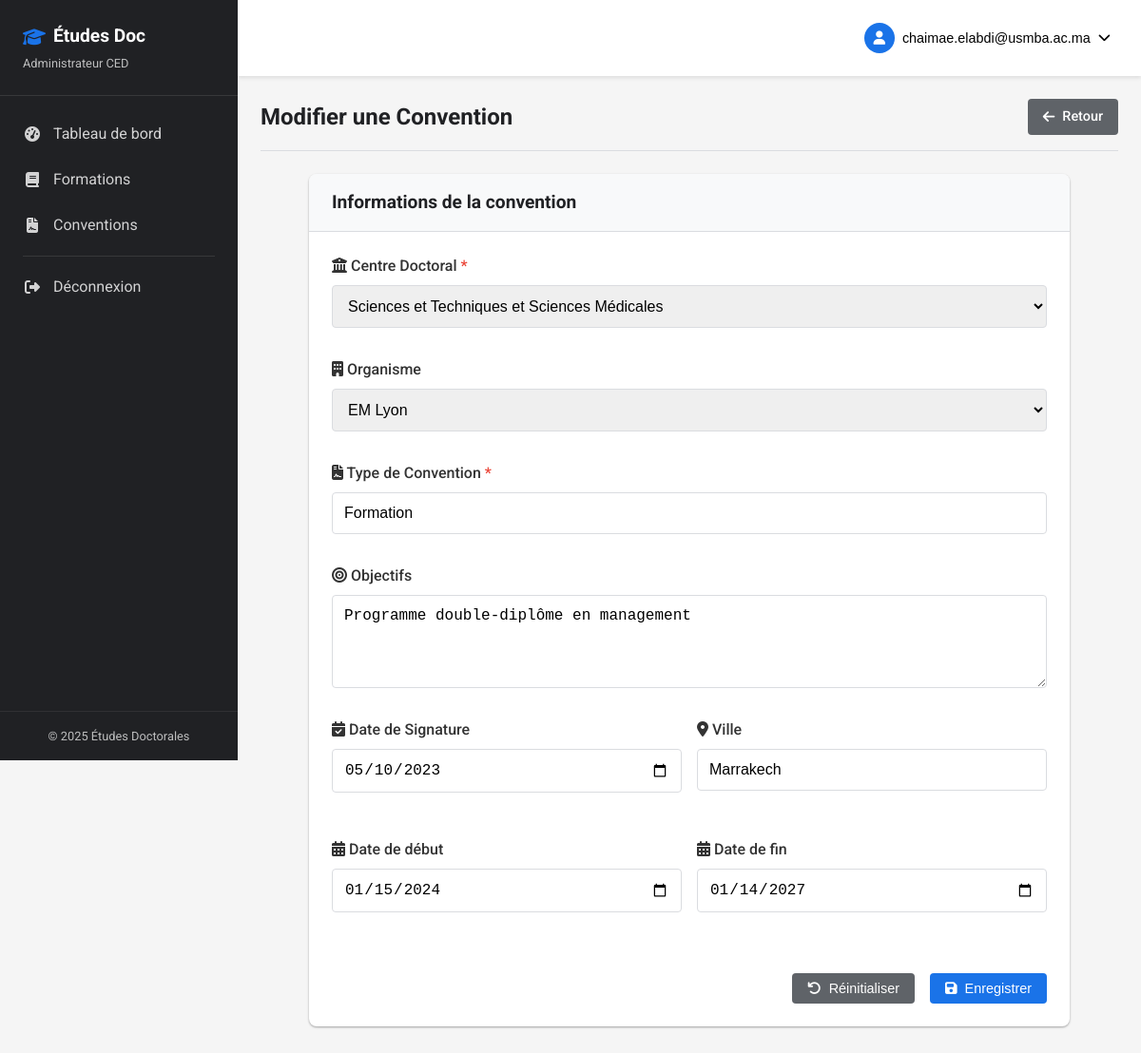
/convention_edit.php?id=3 (signed in), run on the app's committed database.
### tables this page shows
CREATE TABLE `conventions` (
  `id` int(11) NOT NULL,
  `titre` varchar(255) NOT NULL,
  `ced_id` int(11) NOT NULL,
  `organisme_id` int(11) NOT NULL,
  `date_signature` date DEFAULT NULL,
  `objectifs` text DEFAULT NULL,
  `type` text DEFAULT NULL,
  `ville` varchar(255) DEFAULT NULL,
  `date_debut` date DEFAULT NULL,
  `date_fin` date DEFAULT NULL
);

CREATE TABLE `ced` (
  `id` int(11) NOT NULL,
  `nom` varchar(255) NOT NULL,
  `directeur` varchar(100) DEFAULT NULL,
  `email_contact` varchar(100) DEFAULT NULL,
  `gsm` varchar(20) DEFAULT NULL
);

CREATE TABLE `organismes` (
  `id` int(11) NOT NULL,
  `nom` varchar(255) NOT NULL,
  `type` varchar(100) DEFAULT NULL,
  `universite_etrangere` varchar(255) DEFAULT NULL,
  `universite_marocaine` varchar(255) DEFAULT NULL
);

### convention_edit.php (the view, shortened to what this page needs)
<?php
require_once "includes/header.php";
$id = intval($_GET['id']);
$sql = "SELECT c.*, o.nom as organisme_nom, o.type as organisme_type,
               o.universite_etrangere, o.universite_marocaine
        FROM conventions c
        JOIN organismes o ON c.organisme_id = o.id
        WHERE c.id = ?";
$stmt = $conn->prepare($sql);
$stmt->bind_param("i", $id);
$stmt->execute();
$result = $stmt->get_result();
$convention = $result->fetch_assoc();
$sql = "SELECT id, nom FROM ced ORDER BY nom ASC";
$centers = $conn->query($sql);
$sql = "SELECT id, nom FROM organismes ORDER BY nom ASC";
$organisms = $conn->query($sql);
?>
<div class="page-header">
    <h1>Modifier une Convention</h1>
    <a href="conventions.php" class="btn btn-secondary">
        <i class="fas fa-arrow-left"></i> Retour
    </a>
</div>
<div class="form-container">
    <div class="card">
        <div class="card-header">
            <h2>Informations de la convention</h2>
        </div>
        <div class="card-content">
            <form method="POST" action="<?php echo htmlspecialchars($_SERVER["PHP_SELF"]) . '?id=' . $id; ?>" class="form">
                <div class="form-group">
                    <label for="ced_id"><i class="fas fa-university"></i> Centre Doctoral <span class="required">*</span></label>
                    <select id="ced_id" name="ced_id" required>
                        <?php if ($centers && $centers->num_rows > 0): ?>
                            <?php while ($center = $centers->fetch_assoc()): ?>
                                <option value="<?php echo $center['id']; ?>" <?php echo ($convention['ced_id'] == $center['id']) ? 'selected' : ''; ?>>
                                    <?php echo $center['nom']; ?>
                                </option>
                            <?php endwhile; ?>
                        <?php endif; ?>
                    </select>
                </div>
                <div class="form-group">
                    <label for="organisme_id"><i class="fas fa-building"></i> Organisme</label>
                    <select id="organisme_id" name="organisme_id" onchange="checkOrganisme()">
                        <?php if ($organisms && $organisms->num_rows > 0): ?>
                            <?php while ($organism = $organisms->fetch_assoc()): ?>
                                <option value="<?php echo $organism['id']; ?>" <?php echo ($convention['organisme_id'] == $organism['id']) ? 'selected' : ''; ?>>
                                    <?php echo $organism['nom']; ?>
                                </option>
                            <?php endwhile; ?>
                        <?php endif; ?>
                    </select>
                </div>
                <div class="form-group">
                    <label for="type"><i class="fas fa-file-contract"></i> Type de Convention <span class="required">*</span></label>
                    <input type="text" id="type" name="type" value="<?php echo $convention['type']; ?>" required>
                </div>
                <div class="form-group">
                    <label for="objectifs"><i class="fas fa-bullseye"></i> Objectifs</label>
                    <textarea id="objectifs" name="objectifs" rows="4"><?php echo $convention['objectifs']; ?></textarea>
                </div>
                <div class="form-row">
                    <div class="form-group half">
                        <label for="date_signature"><i class="fas fa-calendar-check"></i> Date de Signature</label>
                        <input type="date" id="date_signature" name="date_signature" value="<?php echo $convention['date_signature']; ?>">
                    </div>
                    <div class="form-group half">
                        <label for="ville"><i class="fas fa-map-marker-alt"></i> Ville</label>
                        <input type="text" id="ville" name="ville" value="<?php echo $convention['ville']; ?>">
                    </div>
                </div>
                <div class="form-row">
                    <div class="form-group half">
                        <label for="date_debut"><i class="fas fa-calendar-alt"></i> Date de début</label>
                        <input type="date" id="date_debut" name="date_debut" value="<?php echo $convention['date_debut']; ?>">
                    </div>
                    <div class="form-group half">
                        <label for="date_fin"><i class="fas fa-calendar-alt"></i> Date de fin</label>
                        <input type="date" id="date_fin" name="date_fin" value="<?php echo $convention['date_fin']; ?>">
                    </div>
                </div>
                <div class="form-actions">
                    <button type="reset" class="btn btn-secondary">
                        <i class="fas fa-undo"></i> Réinitialiser
                    </button>
                    <button type="submit" class="btn btn-primary">
                        <i class="fas fa-save"></i> Enregistrer
                    </button>
                </div>
            </form>
        </div>
    </div>
</div>
<?php
require_once "includes/footer.php";
?>

### assets/css/style.css (style rules this page uses)
:root { --primary-color: #1a73e8; --primary-hover: #1669d8; --secondary-color: #5f6368; --accent-color: #34a853; --danger-color: #ea4335; --warning-color: #fbbc05; --light-color: #f8f9fa; --dark-color: #202124; --border-color: #dadce0; --success-color: #34a853; --info-color: #4285f4; --box-shadow: 0 1px 3px rgba(0, 0, 0, 0.12), 0 1px 2px rgba(0, 0, 0, 0.24); --transition: all 0.3s cubic-bezier(0.25, 0.8, 0.25, 1); }
* { margin: 0; padding: 0; box-sizing: border-box; }
body { font-family: 'Roboto', sans-serif; font-size: 16px; line-height: 1.5; color: #333; background-color: #f5f5f5; }
a { text-decoration: none; color: var(--primary-color); }
.required { color: var(--danger-color); }
.btn { display: inline-flex; align-items: center; justify-content: center; padding: 0.5rem 1rem; border-radius: 4px; font-size: 0.9rem; font-weight: 500; cursor: pointer; transition: var(--transition); border: none; outline: none; text-align: center; }
.btn i { margin-right: 0.5rem; }
.btn-primary { background-color: var(--primary-color); color: white; }
.btn-secondary { background-color: var(--secondary-color); color: white; }
.form { display: flex; flex-direction: column; gap: 1rem; }
.form-group { display: flex; flex-direction: column; margin-bottom: 1rem; }
.form-row { display: flex; gap: 1rem; margin-bottom: 1rem; }
.form-group.half { width: 50%; }
.form-group label { margin-bottom: 0.5rem; font-weight: 500; }
.form-group input, .form-group select, .form-group textarea { padding: 0.75rem; border: 1px solid var(--border-color); border-radius: 4px; font-size: 1rem; transition: border-color 0.2s; }
.form-actions { display: flex; justify-content: flex-end; gap: 1rem; margin-top: 1rem; }
.card { background-color: white; border-radius: 8px; box-shadow: var(--box-shadow); overflow: hidden; margin-bottom: 1.5rem; }
.card-header { padding: 1.5rem; border-bottom: 1px solid var(--border-color); background-color: #f8f9fa; }
.card-header h2 { margin: 0; font-size: 1.2rem; color: var(--dark-color); }
.card-content { padding: 1.5rem; }

### assets/css/dashboard.css (style rules this page uses)
.page-header { display: flex; justify-content: space-between; align-items: center; margin-bottom: 1.5rem; padding-bottom: 1rem; border-bottom: 1px solid var(--border-color); }
.page-header h1 { margin: 0; font-size: 1.5rem; color: var(--dark-color); }
.card-header { display: flex; justify-content: space-between; align-items: center; padding: 1rem 1.5rem; background-color: #f8f9fa; border-bottom: 1px solid var(--border-color); }
.card-header h2 { margin: 0; font-size: 1.2rem; }
.form-container { max-width: 800px; margin: 0 auto; }

### data on the page
conventions: ced_id "Sciences et Techniques et Sciences Médicales", organisme_id "EM Lyon", type "Formation", objectifs "Programme double-diplôme en management", date_signature "05/10/2023", ville "Marrakech", date_debut "01/15/2024", date_fin "01/14/2027"

### other printed values
getUserRoleDisplay() "Administrateur CED"
getUserEmail() "chaimae.elabdi@usmba.ac.ma"
